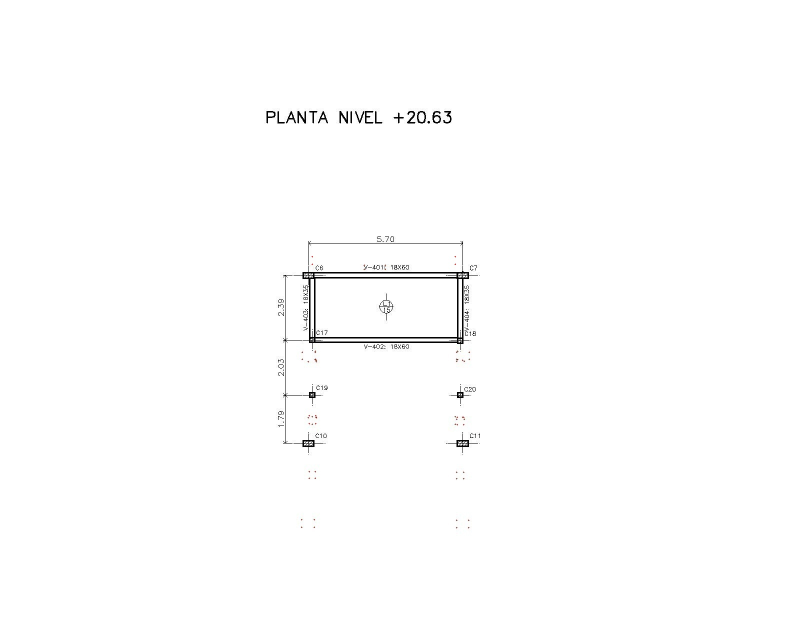
#> input picture code/distance/test_image.jpg, 1600 x 1280 px, found by its file name (shown at 1/2 size); its folder holds only this picture in this run
$ python scaler.py ../../../../code/distance
#> lines starting #> are read from the running program, lines starting #| are printed output that depends on the picture
# %%
import json
import cv2
from shapely.geometry import Polygon
from shapely import affinity
import matplotlib.pyplot as plt
import os
import sys


# * Se abre el label y se queda con el json. Despues de eso el archivo es innecesario por el momento.
def resize_image(filename):
#> called with filename = 'test_image.jpg'
    img = cv2.imread(filename, 1)
#> img is the input picture: shape (1280, 1600, 3); mean B, G, R 253.4, 253.4, 253.5
    print(filename)
    img_half = cv2.resize(img, (0, 0), fx=0.5, fy=0.5)
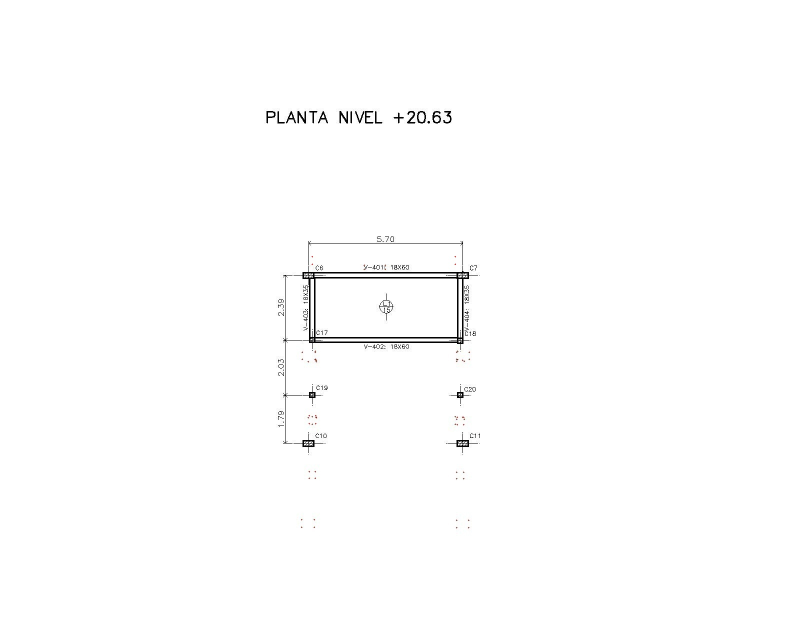
#> img_half: shape (640, 800, 3); mean B, G, R 253.4, 253.5, 253.5
    cv2.imwrite(filename, img_half)


def get_label(path_json):
    with open(path_json) as label_file:
        label_json = json.load(label_file)
        label_file.close()
    return label_json


def plot_shape(x_min, y_min, x_max, y_max):
    vertice_1 = (x_min, y_min)
    vertice_2 = (x_min, y_max)
    vertice_3 = (x_max, y_min)
    vertice_4 = (x_max, y_max)
    figura = Polygon([vertice_1, vertice_3, vertice_4, vertice_2])
    # plt.plot(*figura.exterior.xy)
    escalada = figura
    #escalada = affinity.scale(escalada, xfact=scale, yfact=scale)
    plt.plot(*escalada.exterior.xy)


def scale(label_json, scale, jsonfile):
    imageHeight = label_json.get('imageHeight') * scale
    imageWidth = label_json.get('imageWidth') * scale
    label_json['imageHeight'] = imageHeight
    label_json['imageWidth'] = imageWidth
    for shape in label_json.get('shapes'):
        shape_points = shape.get('points')
        for tuple in shape_points:
            for i in range(len(tuple)):
                tuple[i] = tuple[i] * scale

        x_min = min(shape_points[0][0], shape_points[1][0])
        x_max = max(shape_points[0][0], shape_points[1][0])
        y_min = min(shape_points[0][1], shape_points[1][1])
        y_max = max(shape_points[0][1], shape_points[1][1])
        plot_shape(x_min, y_min, x_max, y_max)
    with open(jsonfile, 'w') as f:
        f.write(json.dumps(label_json))
        f.close()


def scale_label(file):
    label = get_label(file)
    scale(label, 0.5, file)


if len(sys.argv) < 1:
    print("Faltan parametros (ruta de carpeta)")
    exit(0)

for filename in os.listdir(sys.argv[1]):
    if filename.endswith(".json"):
        scale_label(filename)
    if filename.endswith(".jpg"):
        resize_image(filename)

# %%
